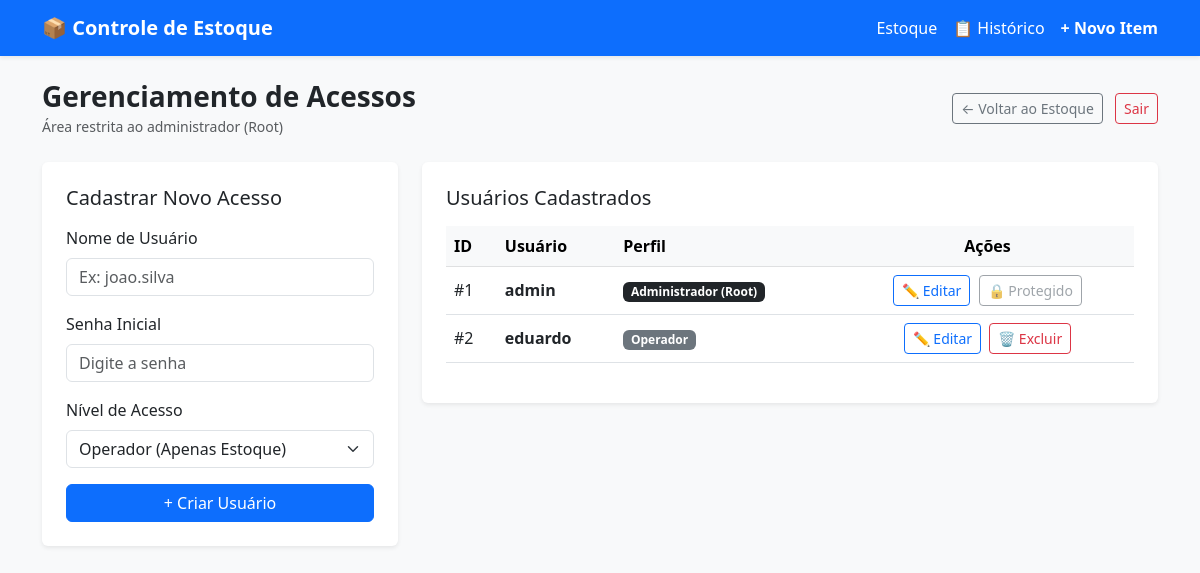
/usuarios (signed in), run on the app's committed database.
### tables this page shows
CREATE TABLE usuarios (
    id INTEGER PRIMARY KEY AUTOINCREMENT,
    username TEXT UNIQUE NOT NULL,
    senha_hash TEXT NOT NULL
, perfil TEXT NOT NULL DEFAULT 'operador');

### app.py (the view, shortened to what this page needs)
@app.route('/usuarios', methods=['GET', 'POST'])
@admin_obrigatorio
def gerenciar_usuarios():
    mensagem = None
    tipo_alerta = "success"
    conn = get_connection()
    cursor = conn.cursor()
    cursor.execute("SELECT id, username, perfil FROM usuarios ORDER BY id ASC")
    usuarios = cursor.fetchall()
    conn.close()
    return render_template('usuarios.html', usuarios=usuarios, mensagem=mensagem, tipo_alerta=tipo_alerta)

### app.py (called while the page is built)
@app.context_processor
def inject_categorias():
    return dict(categorias_config=CATEGORIAS_CONFIG)

def admin_obrigatorio(f):
    @wraps(f)
    def decorated_function(*args, **kwargs):
        if 'usuario_id' not in session:
            return redirect(url_for('login'))
        if session.get('perfil') != 'admin':
            return redirect(url_for('index'))
        return f(*args, **kwargs)
    return decorated_function

### database.py (called while the page is built)
def get_connection():
    conn = sqlite3.connect(DATABASE_NAME)
    conn.row_factory = sqlite3.Row
    return conn

### templates/usuarios.html (shortened to what this page needs)
{% extends 'base.html' %}
{% block content %}
<div class="d-flex justify-content-between align-items-center mb-4">
    <div>
        <h3 class="fw-bold mb-0">Gerenciamento de Acessos</h3>
        <small class="text-muted">Área restrita ao administrador (Root)</small>
    </div>
    <div>
        <a href="{{ url_for('index') }}" class="btn btn-outline-secondary btn-sm me-2">← Voltar ao Estoque</a>
        <a href="{{ url_for('logout') }}" class="btn btn-outline-danger btn-sm">Sair</a>
    </div>
</div>
<div class="row g-4">
    <div class="col-md-4">
        <div class="card border-0 shadow-sm p-4">
            <h5 class="mb-3">Cadastrar Novo Acesso</h5>
            <form method="POST" action="{{ url_for('gerenciar_usuarios') }}">
                <div class="mb-3">
                    <label class="form-label">Nome de Usuário</label>
                    <input type="text" name="username" class="form-control" placeholder="Ex: joao.silva" required>
                </div>
                <div class="mb-3">
                    <label class="form-label">Senha Inicial</label>
                    <input type="password" name="senha" class="form-control" placeholder="Digite a senha" required>
                </div>
                <div class="mb-3">
                    <label class="form-label">Nível de Acesso</label>
                    <select name="perfil" class="form-select">
                        <option value="operador">Operador (Apenas Estoque)</option>
                    </select>
                </div>
                <button type="submit" class="btn btn-primary w-100">+ Criar Usuário</button>
            </form>
        </div>
    </div>
    <div class="col-md-8">
        <div class="card border-0 shadow-sm p-4">
            <h5 class="mb-3">Usuários Cadastrados</h5>
            <div class="table-responsive">
                <table class="table table-hover align-middle">
                    <thead class="table-light">
                        <tr>
                            <th>ID</th>
                            <th>Usuário</th>
                            <th>Perfil</th>
                            <th class="text-center">Ações</th>
                        </tr>
                    </thead>
                    <tbody>
                        {% for u in usuarios %}
                        <tr>
                            <td>#{{ u['id'] }}</td>
                            <td class="fw-bold">{{ u['username'] }}</td>
                            <td>
                                {% if u['perfil'] == 'admin' %}
                                    <span class="badge bg-dark">Administrador (Root)</span>
                                {% else %}
                                    <span class="badge bg-secondary">Operador</span>
                                {% endif %}
                            </td>
                            <td class="text-center">
                                <button type="button" class="btn btn-sm btn-outline-primary me-1" data-bs-toggle="modal" data-bs-target="#modalEditarUser{{ u['id'] }}">
                                    ✏️ Editar
                                </button>
                                {% if u['username'] != 'admin' and u['id'] != session['usuario_id'] %}
                                    <form action="{{ url_for('deletar_usuario', id_usuario=u['id']) }}" method="POST" onsubmit="return confirm('Tem certeza que deseja excluir o acesso de {{ u['username'] }}?');" style="display:inline;">
                                        <button type="submit" class="btn btn-sm btn-outline-danger">🗑️ Excluir</button>
                                    </form>
                                {% else %}
                                    <button class="btn btn-sm btn-outline-secondary" disabled title="Usuário protegido">🔒 Protegido</button>
                                {% endif %}
                            </td>
                        </tr>
                        {% endfor %}
                    </tbody>
                </table>
            </div>
        </div>
    </div>
</div>
{% endblock %}

### data on the page
usuarios: id "1", username "admin", perfil "Administrador (Root)", shows "🔒 Protegido"
usuarios: id "2", username "eduardo", perfil "Operador"
